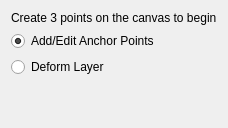
     <widget class="QWidget" name="cageTransformPage">
      <layout class="QVBoxLayout" name="verticalLayout_6">
       <item>
        <widget class="QLabel" name="cageTransformDirections">
         <property name="text">
          <string>Create 3 points on the canvas to begin</string>
         </property>
        </widget>
       </item>
       <item>
        <widget class="QRadioButton" name="cageAddEditRadio">
         <property name="text">
          <string>Add/Edit Anchor Points</string>
         </property>
         <property name="checked">
          <bool>true</bool>
         </property>
         <attribute name="buttonGroup">
          <string notr="true">cageTransformButtonGroup</string>
         </attribute>
        </widget>
       </item>
       <item>
        <widget class="QRadioButton" name="cageDeformRadio">
         <property name="enabled">
          <bool>true</bool>
         </property>
         <property name="text">
          <string>Deform Layer</string>
         </property>
         <attribute name="buttonGroup">
          <string notr="true">cageTransformButtonGroup</string>
         </attribute>
        </widget>
       </item>
       <item>
        <spacer name="verticalSpacer_4">
         <property name="orientation">
          <enum>Qt::Vertical</enum>
         </property>
         <property name="sizeHint" stdset="0">
          <size>
           <width>20</width>
           <height>40</height>
          </size>
         </property>
        </spacer>
       </item>
      </layout>
     </widget>
